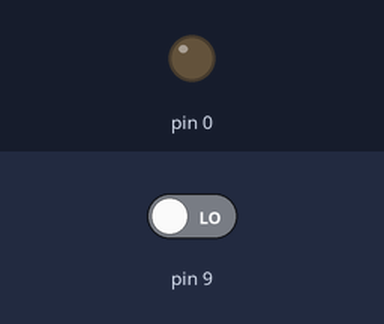
Recording of a sketch running on a simulated Arduino Uno, built with avr-gcc and run on an emulated ATmega328P. On the bench: output pins drawn as LEDs (lit = HIGH). Dashed ring = blinking. Inputs (shaded band) come from the test bench; at power-on: pin 9 LOW.

Above: at 1.2 s.
1.3 s: pin 9 driven HIGH
At 1.7 s:
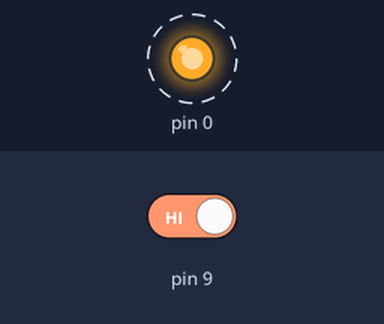
4.3 s: pin 9 driven LOW
At 5.4 s:
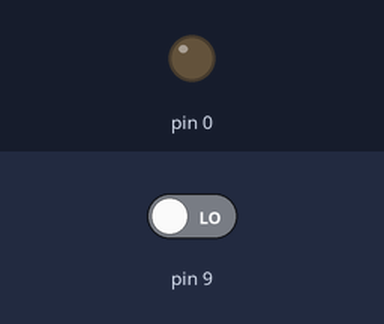
Timing chart, 0 to 7.3 s (numbered marks = the images above; inputs shaded):
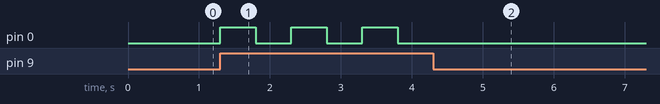

The sketch:

blink1.ino
```cpp
//One LED blink
void setup() {
  // put your setup code here, to run once:
  pinMode(0,OUTPUT); digitalWrite(2,LOW);
  pinMode(9,INPUT);
}
//Colton Tamburri
void loop() {
  // put your main code here, to run repeatedly:
  if(digitalRead(9)){
    digitalWrite(0,HIGH);
    delay(500);
    digitalWrite(0,LOW);
    delay(500);
  }
}
```

Measured:
- after the input at 1.3 s, pin 0: alternates HIGH for 0.50 s and LOW for 0.50 s, starting at once
- after the input at 4.3 s, pin 0: stops changing and stays LOW
